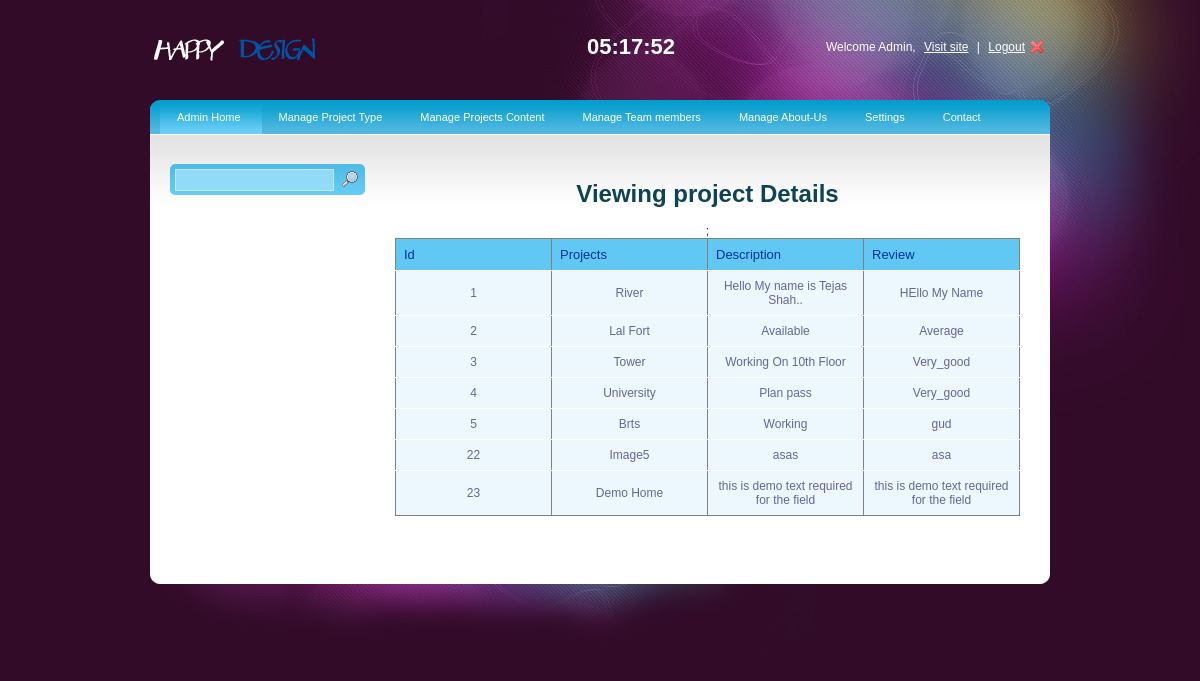
Page /Admin_panel/view_projects.php on the committed database.
### tables this page shows
CREATE TABLE IF NOT EXISTS `project_table` (
  `id` int(4) NOT NULL AUTO_INCREMENT,
  `project_name` varchar(255) NOT NULL,
  `description` varchar(255) NOT NULL,
  `path` varchar(255) NOT NULL,
  `path2` varchar(255) NOT NULL,
  `path3` varchar(255) NOT NULL,
  `path4` varchar(255) NOT NULL,
  `path5` varchar(255) NOT NULL,
  `start_date` date DEFAULT NULL,
  `end_date` date DEFAULT NULL,
  `project_review` varchar(255) NOT NULL,
  PRIMARY KEY (`id`)
);

### Admin_panel/view_projects.php (the view, shortened to what this page needs)
<!DOCTYPE html PUBLIC "-//W3C//DTD XHTML 1.0 Transitional//EN" "http://www.w3.org/TR/xhtml1/DTD/xhtml1-transitional.dtd">
<html xmlns="http://www.w3.org/1999/xhtml">
<head>
<link rel="stylesheet" type="text/css" href="style.css" />
<link rel="stylesheet" type="text/css" media="all" href="niceforms-default.css" />
</head>
<body>
<div id="main_container">
	<div class="header">
    <div class="logo"><a href="#"><img src="images/logo2.png" alt="" title="" border="0" /></a></div>
    <div class="right_header">Welcome Admin,  <a href="../index.html">Visit site</a> |  <a href="logout.php" class="logout">Logout</a></div>
    <div class="jclock"></div>
    </div>
    <div class="main_content">
                    <div class="menu">
                    <ul>
                    <li><a class="current" href="index.php">Admin Home</a></li>
                    <li><a href="index.html">Manage Project Type</a>
                    </li>
                    <li><a href="index.html">Manage Projects Content</a>
                    </li>
                    <li><a href="index.html">Manage Team members</a>
                    </li>
                    <li><a href="index.html">Manage About-Us </a>
                    </li>
                    <li><a href="index.html">Settings</a>
                        </li>
                        </ul>
                    <li><a href="contact_us.php">Contact</a></li>
                    </div>
    <div class="center_content">
    <div class="left_content">
    		<div class="sidebar_search">
            <form action = "search_project.php" method = "post" name="ser" onsubmit="return(validate())">
            <input type="text" name="name" value = "" class="search_input" />
			<input type="image" name="submit" class = "search_submit" src="images/search.png" />
            </form>
            </div>
            </div>
    <div class="right_content" >
	<table>
	<h1>Viewing project Details</h1>
<?php
$result=mysql_query("select * from project_table");
echo "<table id='rounded-corner' border='1'>;
<tr>
<thead>
<th>Id</th>
<th>Projects</th>
<th>Description</th>
<th>Review</th>
</tr>
</thead>
";
while($rows=mysql_fetch_array($result)){
echo '<tr align="center">';
echo '<td width="100px">'.$rows['id'].'</td>';
echo '<td width="100px">'.$rows['project_name'].'</td>';
echo '<td width="100px">'.$rows['description'].'</td>';
echo '<td width="100px">'.$rows['project_review'].'</td>';
echo '</tr>';
}
echo "</table>";
?>
     </div>
  </div>
    </div>
    <div class="footer">
    </div>
</div>
</body>
</html>

### Admin_panel/style.css (style rules this page uses)
body { background:url(images/bg.jpg) no-repeat center top #310b28; font-family:Arial, Helvetica, sans-serif; padding:0; font-size:12px; margin:0 auto; color: #0e4354; }
a { color:#256c89; }
#main_container { margin:0 auto; width:900px; padding:0px 0 0px 0; }
.header { width:900px; height:100px; }
.logo { float:left; padding:35px 0 0 0; }
.jclock { color:#FFFFFF; float:right; font-size:22px; font-weight:bold; padding:34px 25px 0 0; }
.right_header { width:350px; float:right; text-align:right; color:#FFFFFF; padding:40px 0 0 0; }
.right_header a { margin:0 5px 0 5px; text-decoration:underline; color:#FFFFFF; }
.right_header a.logout { background:url(images/user_logout.png) no-repeat right; padding-right:20px; }
.main_content { margin:0 auto; width:900px; height:auto; padding:0px 0 50px 0; background:url(images/menu_bg.jpg) no-repeat center top #fff; }
.footer { width:900px;height:87px;background:url(images/footer_bg.jpg) no-repeat center top; }
.menu { font-size:11px;padding:0px 10px 0 10px; float:left; width:880px; }
.menu ul { padding:0;margin:0;list-style-type:none; height:34px; }
.menu ul li { float:left;height:34px;line-height:34px; }
.menu a, .menu a:visited { display:block;float:left;height:100%;font-size:11px;text-decoration:none;color:#fff;padding:0 21px 0 17px; }
.menu a.current { background:url(images/menu_bg.gif) repeat-x center; }
.center_content { clear:both; }
.left_content { width:195px; float:left; padding:30px 0 0 20px; }
.right_content { width:625px; float:left; padding:30px 0 0 30px; text-align:center; }
.sidebar_search { background:url(images/sidebar_menu_top.gif) no-repeat center; width:195px; height:31px; margin:0 0 5px 0; }
input.search_input { width:155px; height:16px; margin:5px 0 0 5px; border:1px #bdebfd solid; background:#92dbf8; padding:4px 0 0 2px; float:left; color:#096184; font-size:11px; }
input.search_submit { float:left; background:none; border:none; margin:7px 0 0 8px; }
#rounded-corner { margin:0px; width:625px; text-align: left; border-collapse: collapse; }
#rounded-corner th { padding: 8px; font-weight: normal; font-size: 13px; color: #039; background: #60c8f2; }
#rounded-corner td { padding: 8px; background: #ecf8fd; border-top: 1px solid #fff; color: #669; }

### Admin_panel/niceforms-default.css (style rules this page uses)
select, input, textarea, button { outline:none; resize:none; }

### rows in the picture
project_table: id "1", project_name "River", description "Hello My name is Tejas Shah..", project_review "HEllo My Name"
project_table: id "2", project_name "Lal Fort", description "Available", project_review "Average"
project_table: id "3", project_name "Tower", description "Working On 10th Floor", project_review "Very_good"
project_table: id "4", project_name "University", description "Plan pass", project_review "Very_good"
project_table: id "5", project_name "Brts", description "Working", project_review "gud"
project_table: id "22", project_name "Image5", description "asas", project_review "asa"
project_table: id "23", project_name "Demo Home", description "this is demo text required for the field", project_review "this is demo text required for the field"
